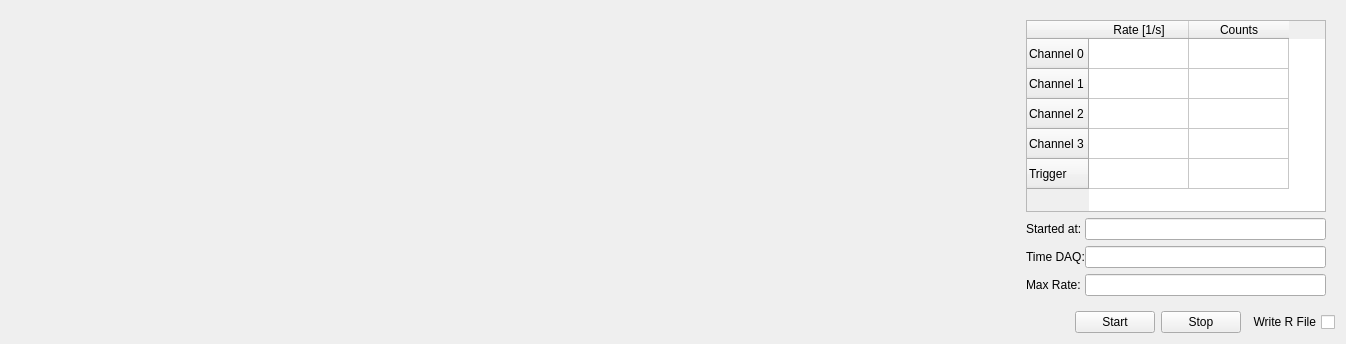
          <widget class="QWidget" name="TabRatesMeasurement">
           <attribute name="title">
            <string>Rates</string>
           </attribute>
           <layout class="QVBoxLayout" name="verticalLayout_2">
            <item>
             <widget class="QWidget" name="widget_2" native="true">
              <property name="minimumSize">
               <size>
                <width>500</width>
                <height>0</height>
               </size>
              </property>
              <layout class="QHBoxLayout" name="horizontalLayout_20">
               <item>
                <widget class="QWidget" name="rateWidget" native="true">
                 <property name="enabled">
                  <bool>true</bool>
                 </property>
                 <property name="minimumSize">
                  <size>
                   <width>1000</width>
                   <height>0</height>
                  </size>
                 </property>
                </widget>
               </item>
               <item>
                <layout class="QVBoxLayout" name="verticalLayout_21">
                 <property name="spacing">
                  <number>6</number>
                 </property>
                 <property name="sizeConstraint">
                  <enum>QLayout::SetMinimumSize</enum>
                 </property>
                 <property name="bottomMargin">
                  <number>0</number>
                 </property>
                 <item>
                  <widget class="QTableWidget" name="tblRates">
                   <property name="sizePolicy">
                    <sizepolicy hsizetype="Fixed" vsizetype="MinimumExpanding">
                     <horstretch>0</horstretch>
                     <verstretch>0</verstretch>
                    </sizepolicy>
                   </property>
                   <property name="minimumSize">
                    <size>
                     <width>300</width>
                     <height>0</height>
                    </size>
                   </property>
                   <property name="maximumSize">
                    <size>
                     <width>400</width>
                     <height>16777215</height>
                    </size>
                   </property>
                   <property name="layoutDirection">
                    <enum>Qt::LeftToRight</enum>
                   </property>
                   <row>
                    <property name="text">
                     <string>Channel 0</string>
                    </property>
                   </row>
                   <row>
                    <property name="text">
                     <string>Channel 1</string>
                    </property>
                   </row>
                   <row>
                    <property name="text">
                     <string>Channel 2</string>
                    </property>
                   </row>
                   <row>
                    <property name="text">
                     <string>Channel 3</string>
                    </property>
                   </row>
                   <row>
                    <property name="text">
                     <string>Trigger</string>
                    </property>
                   </row>
                   <column>
                    <property name="text">
                     <string>Rate [1/s]</string>
                    </property>
                   </column>
                   <column>
                    <property name="text">
                     <string>Counts</string>
                    </property>
                   </column>
                  </widget>
                 </item>
                 <item>
                  <layout class="QGridLayout" name="gridLayout_10">
                   <property name="horizontalSpacing">
                    <number>0</number>
                   </property>
                   <item row="0" column="0">
                    <widget class="QLabel" name="label_35">
                     <property name="text">
                      <string>Started at:</string>
                     </property>
                    </widget>
                   </item>
                   <item row="1" column="2">
                    <widget class="QLineEdit" name="lnRateTimeDAQ">
                     <property name="sizePolicy">
                      <sizepolicy hsizetype="MinimumExpanding" vsizetype="Fixed">
                       <horstretch>0</horstretch>
                       <verstretch>0</verstretch>
                      </sizepolicy>
                     </property>
                    </widget>
                   </item>
                   <item row="1" column="0">
                    <widget class="QLabel" name="label_36">
                     <property name="text">
                      <string>Time DAQ:</string>
                     </property>
                    </widget>
                   </item>
                   <item row="0" column="2">
                    <widget class="QLineEdit" name="lnRateStartedAt">
                     <property name="sizePolicy">
                      <sizepolicy hsizetype="MinimumExpanding" vsizetype="Fixed">
                       <horstretch>0</horstretch>
                       <verstretch>0</verstretch>
                      </sizepolicy>
                     </property>
                    </widget>
                   </item>
                   <item row="2" column="0">
                    <widget class="QLabel" name="label_37">
                     <property name="text">
                      <string>Max Rate:</string>
                     </property>
                    </widget>
                   </item>
                   <item row="2" column="2">
                    <widget class="QLineEdit" name="lnRateMax">
                     <property name="sizePolicy">
                      <sizepolicy hsizetype="MinimumExpanding" vsizetype="Fixed">
                       <horstretch>0</horstretch>
                       <verstretch>0</verstretch>
                      </sizepolicy>
                     </property>
                    </widget>
                   </item>
                  </layout>
                 </item>
                </layout>
               </item>
              </layout>
             </widget>
            </item>
            <item>
             <layout class="QHBoxLayout" name="horizontalLayout_5">
              <item>
               <spacer name="horizontalSpacer_3">
                <property name="orientation">
                 <enum>Qt::Horizontal</enum>
                </property>
                <property name="sizeHint" stdset="0">
                 <size>
                  <width>40</width>
                  <height>20</height>
                 </size>
                </property>
               </spacer>
              </item>
              <item>
               <widget class="QPushButton" name="btnOpenStudiesRateStart">
                <property name="text">
                 <string>Start</string>
                </property>
               </widget>
              </item>
              <item>
               <widget class="QPushButton" name="btnOpenStudiesRateStop">
                <property name="text">
                 <string>Stop</string>
                </property>
               </widget>
              </item>
              <item>
               <widget class="QCheckBox" name="checkBox_5">
                <property name="layoutDirection">
                 <enum>Qt::RightToLeft</enum>
                </property>
                <property name="text">
                 <string>Write R File</string>
                </property>
               </widget>
              </item>
             </layout>
            </item>
           </layout>
          </widget>
